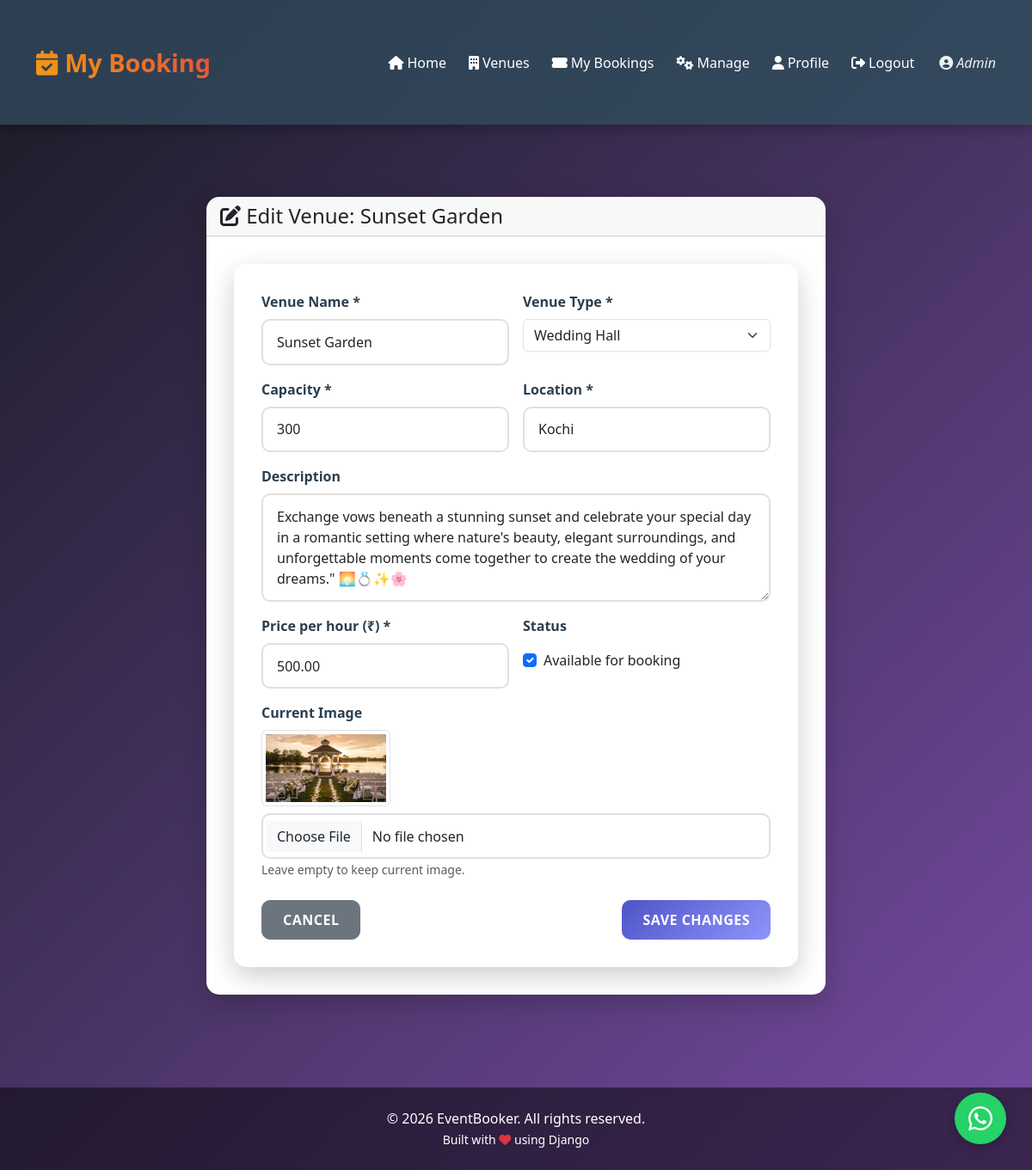
Page /edit-venue/5/ (signed in) on the committed database.
### users/models.py (models this page shows, shortened)
class User(AbstractBaseUser, PermissionsMixin):
    email = models.EmailField(unique=True)
    name = models.CharField(max_length=100)
    phone = models.CharField(max_length=15, blank=True)
    is_active = models.BooleanField(default=True)
    is_staff = models.BooleanField(default=False)
    objects = CustomUserManager()
    USERNAME_FIELD = 'email'
    REQUIRED_FIELDS = ['name']

### bookings/models.py (models this page shows, shortened)
class Venue(models.Model):
    VENUE_TYPES = [
        ('wedding_hall', 'Wedding Hall'),
        ('fest', 'Fest'),
        ('dining_table', 'Dining Table'),
        ('vip_table', 'VIP Table'),
        ('conference_room', 'Conference Room'),
    ]
    name = models.CharField(max_length=100)
    venue_type = models.CharField(max_length=20, choices=VENUE_TYPES)
    capacity = models.PositiveIntegerField(help_text="Maximum number of guests")
    location = models.CharField(max_length=200)
    description = models.TextField(blank=True)
    price_per_hour = models.DecimalField(max_digits=8, decimal_places=2)
    image = models.ImageField(upload_to='venues/', blank=True, null=True)
    is_available = models.BooleanField(default=True)
    created_at = models.DateTimeField(auto_now_add=True)

### bookings/views.py (the view, shortened to what this page needs)
# urls.py: path('edit-venue/<int:pk>/', views.edit_venue, name='edit_venue'),
@staff_member_required(login_url='login')
def edit_venue(request, pk):
    venue = get_object_or_404(Venue, pk=pk)
    return render(request, 'bookings/edit_venue.html', {'venue': venue})

### templates/bookings/edit_venue.html (shortened to what this page needs)
{% extends 'base.html' %}
{% load static %}
{% block content %}
<div class="container">
    <div class="row justify-content-center">
        <div class="col-lg-8">
            <div class="card">
                <div class="card-header">
                    <h4 class="mb-0"><i class="fas fa-edit"></i> Edit Venue: {{ venue.name }}</h4>
                </div>
                <div class="card-body">
                    <form method="POST" enctype="multipart/form-data">
                        <div class="row g-3">
                            <div class="col-md-6">
                                <label class="form-label">Venue Name *</label>
                                <input type="text" name="name" value="{{ venue.name }}" class="form-control" required>
                            </div>
                            <div class="col-md-6">
                                <label class="form-label">Venue Type *</label>
                                <select name="venue_type" class="form-select" required>
                                    <option value="wedding_hall" {% if venue.venue_type == 'wedding_hall' %}selected{% endif %}>Wedding Hall</option>
                                </select>
                            </div>
                            <div class="col-md-6">
                                <label class="form-label">Capacity *</label>
                                <input type="number" name="capacity" value="{{ venue.capacity }}" class="form-control" required>
                            </div>
                            <div class="col-md-6">
                                <label class="form-label">Location *</label>
                                <input type="text" name="location" value="{{ venue.location }}" class="form-control" required>
                            </div>
                            <div class="col-12">
                                <label class="form-label">Description</label>
                                <textarea name="description" rows="4" class="form-control">{{ venue.description }}</textarea>
                            </div>
                            <div class="col-md-6">
                                <label class="form-label">Price per hour (₹) *</label>
                                <input type="number" step="0.01" name="price_per_hour" value="{{ venue.price_per_hour }}" class="form-control" required>
                            </div>
                            <div class="col-md-6">
                                <label class="form-label">Status</label>
                                <div class="form-check mt-2">
                                    <input type="checkbox" name="is_available" class="form-check-input" {% if venue.is_available %}checked{% endif %}>
                                    <label class="form-check-label">Available for booking</label>
                                </div>
                            </div>
                            <div class="col-12">
                                <label class="form-label">Current Image</label>
                                {% if venue.image %}
                                <div class="mb-2">
                                    <img src="{{ venue.image.url }}" width="150" class="img-thumbnail">
                                </div>
                                {% endif %}
                                <input type="file" name="image" class="form-control" accept="image/*">
                                <small class="text-muted">Leave empty to keep current image.</small>
                            </div>
                        </div>
                        <div class="mt-4 d-flex justify-content-between">
                            <a href="{% url 'admin_dashboard' %}" class="btn btn-secondary">Cancel</a>
                            <button type="submit" class="btn btn-primary">Save Changes</button>
                        </div>
                    </form>
                </div>
            </div>
        </div>
    </div>
</div>
{% endblock %}

### templates/base.html (shortened to what this page needs)
<!DOCTYPE html>
<html lang="en">
<head>
    <link href="https://cdn.jsdelivr.net/npm/bootstrap@5.3.0/dist/css/bootstrap.min.css" rel="stylesheet">
    <link rel="stylesheet" href="https://cdnjs.cloudflare.com/ajax/libs/font-awesome/6.4.0/css/all.min.css">
    {% load static %}
    <link rel="stylesheet" href="{% static 'css/style.css' %}">
</head>
<body>
    <nav class="navbar navbar-expand-lg navbar-dark">
        <div class="container">
            <a class="navbar-brand" href="{% url 'home' %}">
                <i class="fas fa-calendar-check me-2"></i>My Booking
            </a>
            <div class="collapse navbar-collapse" id="navbarNav">
                <ul class="navbar-nav ms-auto align-items-center">
                    {% if user.is_authenticated %}
                        <li class="nav-item">
                            <a class="nav-link" href="{% url 'home' %}">
                                <i class="fas fa-home me-1"></i>Home
                            </a>
                        </li>
                        <li class="nav-item">
                            <a class="nav-link" href="{% url 'venue_list' %}">
                                <i class="fas fa-building me-1"></i>Venues
                            </a>
                        </li>
                        <li class="nav-item">
                            <a class="nav-link" href="{% url 'my_bookings' %}">
                                <i class="fas fa-ticket-alt me-1"></i>My Bookings
                            </a>
                        </li>
                        {% if user.is_staff %}
                            <li class="nav-item">
                                <a class="nav-link" href="{% url 'manage_bookings' %}">
                                    <i class="fas fa-cogs me-1"></i>Manage
                                </a>
                            </li>
                        {% endif %}
                        <li class="nav-item">
                            <a class="nav-link" href="{% url 'profile' %}">
                                <i class="fas fa-user me-1"></i>Profile
                            </a>
                        </li>
                        <li class="nav-item">
                            <a class="nav-link" href="{% url 'logout' %}">
                                <i class="fas fa-sign-out-alt me-1"></i>Logout
                            </a>
                        </li>
                        <li class="nav-item">
                            <span class="navbar-text ms-3">
                                <i class="fas fa-user-circle me-1"></i>{{ user.name }}
                            </span>
                        </li>
                    {% endif %}
                </ul>
            </div>
        </div>
    </nav>
    <main class="container mt-4">
        {% block content %}{% endblock %}
    </main>
    <footer class="text-center text-white mt-5 py-4" style="background: rgba(0,0,0,0.5);">
        <p class="mb-0">
            &copy; {% now "Y" %} EventBooker. All rights reserved.
            <br>
            <small>Built with <i class="fas fa-heart text-danger"></i> using Django</small>
        </p>
    </footer>
    {% if user.is_authenticated %}
        {% with user_name=user.name|urlencode user_phone=user.phone|urlencode %}
        <a href="https://wa.me/918310337340?text=Hi%2C%20I%27m%20{{ user_name }}%20(Phone%3A%20{{ user_phone|default:'not%20provided' }})%2C%20and%20I%20need%20help%20booking%20a%20venue."
           class="whatsapp-float"
           target="_blank"
           rel="noopener noreferrer">
            <i class="fab fa-whatsapp"></i>
        </a>
        {% endwith %}
    {% endif %}
</body>
</html>

### static/css/style.css (style rules this page uses)
:root { --primary-color: #4e54c8; --secondary-color: #8f94fb; --dark-color: #2c3e50; --light-color: #f8f9fa; --success-color: #27ae60; --danger-color: #e74c3c; --warning-color: #f39c12; --info-color: #3498db; }
* { margin: 0; padding: 0; box-sizing: border-box; }
body { font-family: 'Segoe UI', Tahoma, Geneva, Verdana, sans-serif; background: linear-gradient(135deg, #191b24 0%, #764ba2 100%); min-height: 100vh; }
.navbar { background: linear-gradient(135deg, var(--dark-color) 0%, #34495e 100%) !important; box-shadow: 0 4px 15px rgba(0, 0, 0, 0.3); padding: 1rem 0; }
.navbar-brand { font-size: 1.8rem; font-weight: 700; background: linear-gradient(45deg, #f39c12, #e74c3c); -webkit-background-clip: text; -webkit-text-fill-color: transparent; background-clip: text; }
.nav-link { font-weight: 500; margin: 0 5px; transition: all 0.3s ease; color: white !important; }
.navbar-text { color: #ecf0f1 !important; font-style: italic; }
.container { padding-top: 30px; padding-bottom: 30px; }
.card { border: none; border-radius: 15px; box-shadow: 0 10px 30px rgba(0, 0, 0, 0.2); transition: transform 0.3s ease, box-shadow 0.3s ease; overflow: hidden; background: white; }
.card-body { padding: 2rem; }
form { background: white; padding: 2rem; border-radius: 15px; box-shadow: 0 10px 30px rgba(0, 0, 0, 0.2); }
.form-label { font-weight: 600; color: var(--dark-color); margin-bottom: 0.5rem; }
.form-control { border: 2px solid #e0e0e0; border-radius: 10px; padding: 0.8rem 1rem; transition: all 0.3s ease; }
.btn { border-radius: 10px; padding: 0.6rem 1.5rem; font-weight: 600; text-transform: uppercase; letter-spacing: 0.5px; transition: all 0.3s ease; }
.btn-primary { background: linear-gradient(135deg, var(--primary-color) 0%, var(--secondary-color) 100%); border: none; }
.fade-in-up { animation: fadeInUp 0.6s ease-out; }

### templates/base.html (style rules this page uses)
.whatsapp-float { position: fixed; bottom: 30px; right: 30px; background-color: #25D366; color: white; border-radius: 50%; width: 60px; height: 60px; display: flex; align-items: center; justify-content: center; font-size: 32px; box-shadow: 0 4px 12px rgba(0,0,0,0.2); transition: all 0.3s ease; z-index: 1000; text-decoration: none; }

### rows in the picture
User: name "Admin"
Venue: name "Sunset Garden", venue_type "Wedding Hall", capacity "300", location "Kochi", description "Exchange vows beneath a stunning sunset and celebrate your special day in a romantic setting where nature's beauty, elegant surroundings, and unforgettable moments come together to create the wedding of your dreams.\" 🌅💍✨🌸", price_per_hour "500.00", is_available "☑", image (picture)
